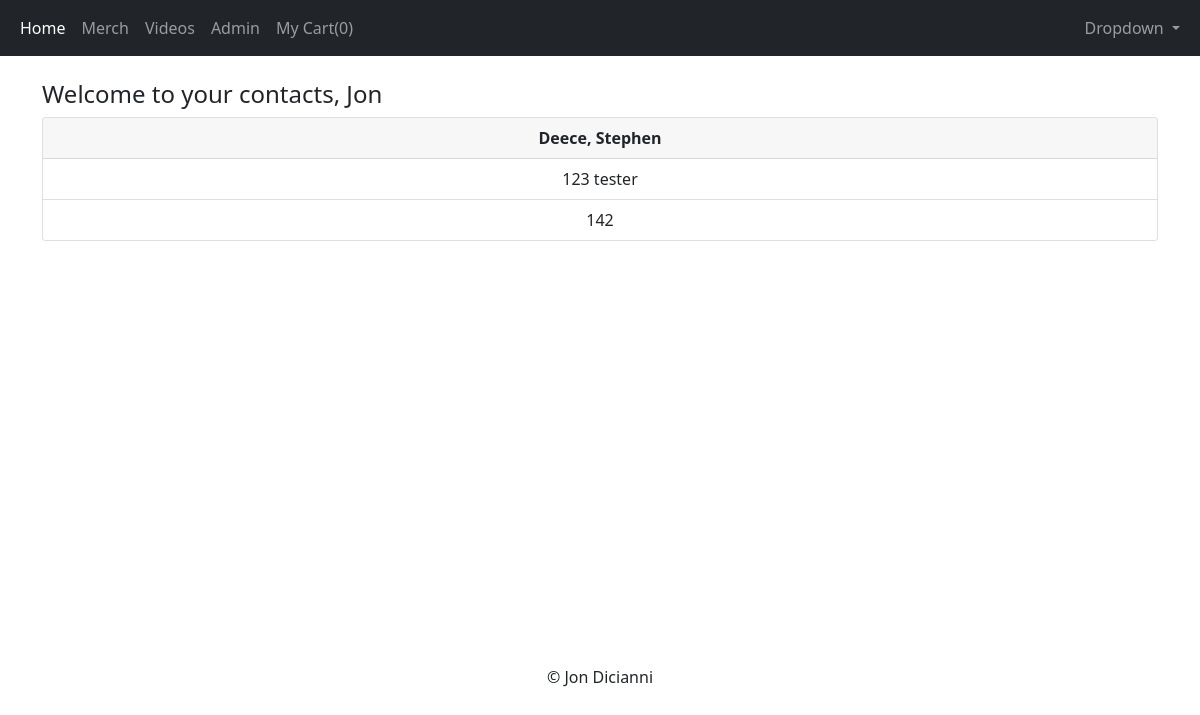
Screenshot of /viewphonebook (signed in) with the database file from the repository.
### app/models.py (models this page shows, shortened)
class User(db.Model, UserMixin):
    id = db.Column(db.Integer, primary_key=True)
    username = db.Column(db.String(150), nullable=False, unique=True)
    email = db.Column(db.String(150), nullable=False, unique=True)
    password = db.Column(db.String(256), nullable=False)
    posts = db.relationship('Post', backref='author', lazy=True)
    contacts = db.relationship('Contact', backref='creator', lazy=True)

class Contact(db.Model):
    id = db.Column(db.Integer, primary_key=True)
    first_name = db.Column(db.String(200))
    last_name = db.Column(db.String(300))
    address = db.Column(db.String(500))
    phone_number = db.Column(db.Integer)
    date_created = db.Column(db.Integer, nullable=False, default=datetime.utcnow)
    user_id = db.Column(db.Integer, db.ForeignKey('user.id'), nullable=False)

### app/routes.py (the view)
@app.route('/viewphonebook')
@login_required
def viewphonebook():
    contacts = Contact.query.all()
    return render_template('viewphonebook.html', contacts=contacts)

### app/models.py (called while the page is built)
@login_manager.user_loader
def load_user(user_id):
    return User.query.get(user_id)

### app/templates/viewphonebook.html (shortened to what this page needs)
{% extends 'base.html' %}
{% block content %}
{% if current_user.is_authenticated %}
    <h4>Welcome to your contacts, {{ current_user.username }}</h4>
{% else %}
    <h4>Welcome, please register up above to create your own posts!</h4>
{% endif %}
{% for c in contacts %}
    <div class='text-center'>
        <div class="card">
            <div class="card-header">
                <b>{{c.last_name}}, {{c.first_name}}</b>
            </div>
            <ul class="list-group list-group-flush">
              <li class="list-group-item">{{c.address}}</li>
              <li class="list-group-item">{{c.phone_number}}</li>
            </ul>
          </div>
    </div>
{% endfor %}
{% endblock %}

### rows the page displays
User: username "Jon"
Contact: last_name "Deece", first_name "Stephen", address "123 tester", phone_number "142"

### other values shown
{{ session['Shoppingcart']|length }} "0"
